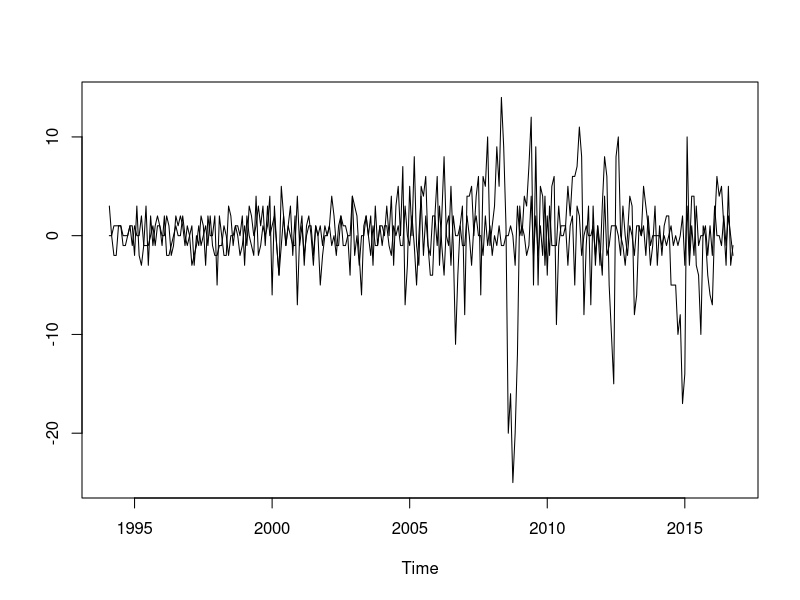

The R source for this figure: (Note: this script raises an error after producing the figure.)
# test oil price, rigs, liquid demand & supply

eiadata = read.csv("eia extract (Oct16).csv", header=T)
summary(eiadata)

# partition oil price data to start from 1/1/1994
oilpr = eiadata$Brent_price[-c(1:48)]
liqdem = eiadata$Liquid_demand[-c(1:48)]
OPECsup = eiadata$OPEC_supply[-c(1:48)]
nOPECsup = eiadata$nonOPEC_supply[-c(1:48)]
liqsup = OPECsup + nOPECsup
funda = liqdem - liqsup

diffoil = c(NA, diff(oilpr))
diffunda = c(NA, diff(funda))

# scale data by their mean and s.d. respecvitvely
oilpriceadj = scale(oilpr)
fundaadj = scale(funda)

# problem: liqdem and liqsup very similar
pricefunda = lm(oilpr ~ liqdem + liqsup)
summary(pricefunda)

summary(lm(diffoil ~ funda)) # there is relationship, but different lengths in the first place, reasonable?


# dynamic regression model ------------------------------------------------

### create time series object of oil price and (demand-supply) change
eiadata_changets = ts(cbind(diffoil,diffunda), start=1994, frequency=12)
ts.plot(eiadata_changets)

auto.arima(eiadata_changets[-1,1], xreg=eiadata_changets[-1,2], ic="aic") # shows ARIMA(1,0,0) to be the best fit

prfuts = Arima(eiadata_changets[-1,1], # fit AR(1) model to oil price  
               xreg=eiadata_changets[-1,2], # external reg = (demand - supply) change
               order=c(1,0,0)) 
plot(forecast(prfuts, xreg=rep(0,12))) # forecast for the next 12 months assuming there is no supply/demand surplus

### test the impact of lagged (demand-supply) change to oil prices

eiadatats = ts(cbind(oilpr, funda), start=1994, frequency=12)
summary(eiadatats)

# create lagged predictors of funda (demand-supply)
fundalag = cbind(funda,
                 c(NA, funda[1:270]),
                 c(NA,NA, funda[1:269]),
                 c(NA,NA,NA, funda[1:268]),
                 c(NA,NA,NA,NA, funda[1:267])
                 )

fundalag = function(x) {
    
  b = x + 1
  a = matrix(NA, nrow=271, ncol=b)
  
  for (i in 1:b){
    a[,i] = c(rep(NA, i-1), funda)[1:length(funda)]
      }
  colnames(a) = paste("fundaLag", 0:x, sep="")
  print(a)
}
  
fundalag4 = fundalag(4) # create dat of funda with lag 0 to 4
fundalag11 = fundalag(11) # create dat of funda with lag 0 to 11

fundalagfit = function(x){ # pass the fundalag outputs to here
  a = ncol(x)
  # fit = list()
  
  for (i in 1:a){ # fit columns start from lag 0 to lag a
    fit[i] = (auto.arima(oilpr[a:271], xreg=x[a:271,1:i], d=0))$aicc
      }
  
  b = which.min(fit) # choose model with lowest aicc
  c= round(fit[b], 4) # indicate aicc values for best fit
  paste("best fit is with lag", b-1, "with AICC", c)
  
  # print(which.min(ICval))
}

fundalagfit(fundalag11) 
# lowest AICC for ARIMA fit of oil price and lagged funda is lag 2 & AICC 1557.0995


prfundalag <- auto.arima(oilpr, xreg=fundalag11[,1:3], d=0) # refit model with funda lag 2, columns 1 to 3
prfundalag

## Test model for residuals
# A Ljung-Box test for residuals correlation
Box.test(residuals(fit2),fitdf=5,lag=10,type="Ljung")
# Normality test for residuals
prfundalagRES = prfundalag$residuals[-c(1:2)] # remove NAs

qqnorm(prfundalagRES)
qqline(prfundalagRES)
jarque.bera.test(prfundalagRES) # reject H0, res dun folo Normal
shapiro.test(prfundalagRES) # reject H0, res dun folo Normal
acf(prfundalagRES)
pacf(prfundalagRES)
# dunno how to solve this HAHA
# for dynamic regression models, we allow errors from regression to contain autocorrelation
# but the condition is variables must be stationary?


## forecast model
prfundalagFCST <- forecast(prfundalag, 
                           xreg=cbind(rep(0,20), # forecast 20 months ahead assuming funda stays at 0
                                c(fundalag11[271,1],rep(0,19)), # use actual values for first lag
                                c(fundalag11[271,2], fundalag11[271,1], rep(0,18))), # use the actual values for first 2 lag
                           h=20)

plot(prfundalagFCST, main="Forecast oil price with fundamanetal set to 0", ylab="Oil Price")


